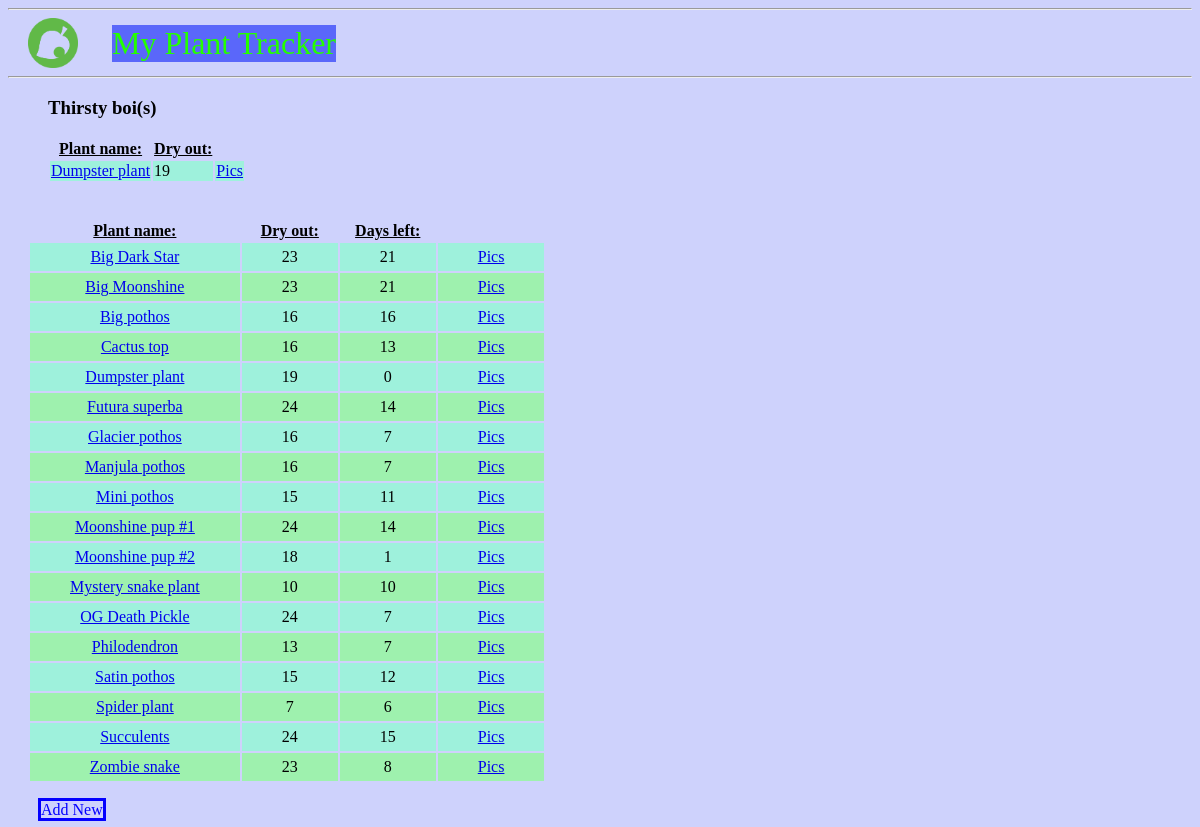
Before: / with the older database file.
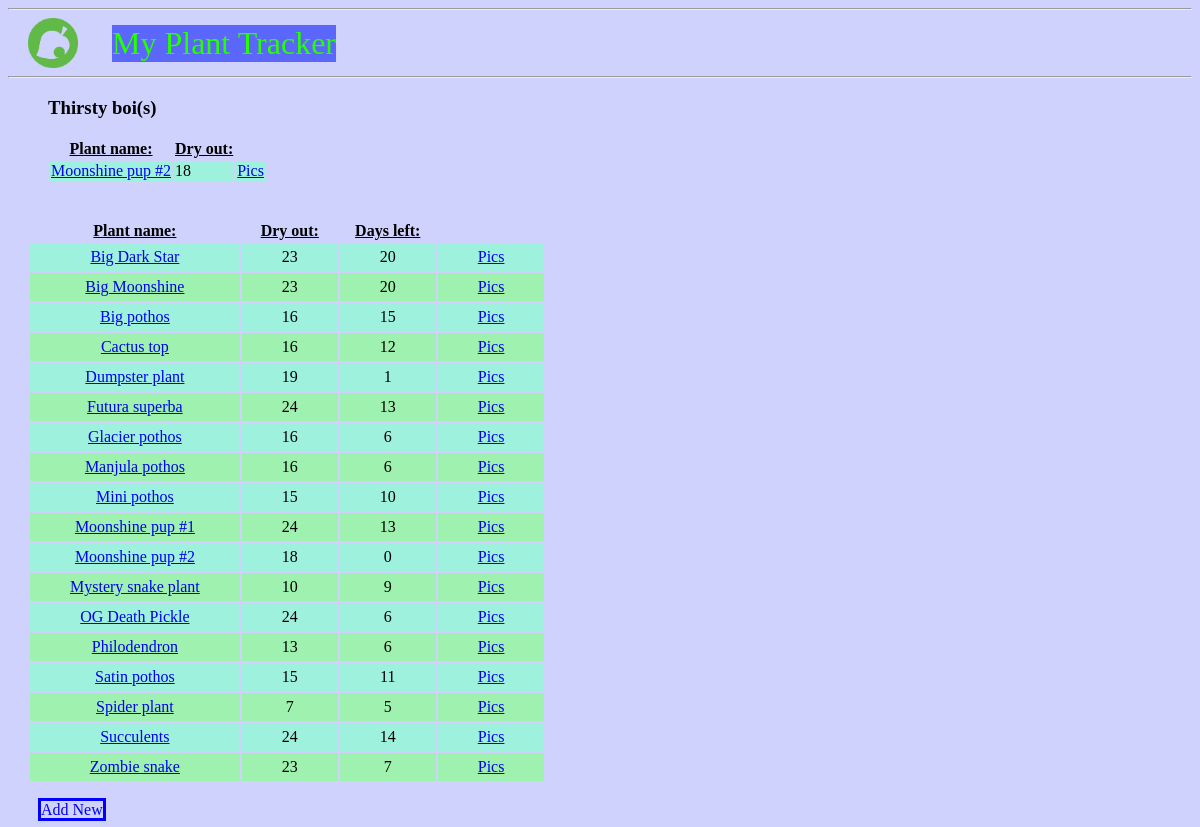
After: the same page with the newer database file.
### tables this page shows
CREATE TABLE plants (
	id INTEGER PRIMARY KEY AUTOINCREMENT,
	name TEXT NOT NULL,
	lastWatered DATE NOT NULL,
	dryOut INTEGER NOT NULL
, remaining TINYINT);

### plantFlask.py (the view)
@app.route('/')
def index():
	conn = get_db_connection()
	plants = conn.execute('SELECT * FROM plants ORDER BY name').fetchall()
	thirstyToday = conn.execute('SELECT * FROM plants WHERE remaining < 1 ORDER BY name').fetchall()
	conn.close()
	return render_template('index.html', thirstyToday=thirstyToday, plants=plants)

### plantFlask.py (called while the page is built)
def get_db_connection():
	conn = sqlite3.connect('database.db')
	conn.row_factory = sqlite3.Row
	return conn

### templates/index.html
{% extends 'base.html' %}
{% block content %}
	<h3 class="header3">Thirsty boi(s)</h3>
	<table id="plants", class="header3">
                <th><u>Plant name:</u></th>
		<th><u>Dry out:</u></th>
		{% for thirstyToday in thirstyToday %}
			{% if loop.index % 2 == 0 %}
				{% set bg_color = '#9EF1AE' %}
			{% else %}
				{% set bg_color = '#9EF1DC' %}
			{% endif %}
                        <tr style="background-color: {{ bg_color }}">
                                <td><a href="{{ url_for('edit', plantName=thirstyToday['name']) }}">{{ thirstyToday['name'] }}</a></td>
                                <td> {{ thirstyToday['dryOut'] }}</td>
                                <td><a href="{{ url_for('upload', plantName=thirstyToday['name']) }}">Pics</a></td>
                        </tr>
		{% endfor %}
	</table>
	<br>
	<br>
	<table id="plants", class="paddingBetweenCols">
		<th><u>Plant name:</u></th>
                <th><u>Dry out:</u></th>
                <th><u>Days left:</u></th>
                {% for plants in plants %}
                        {% if loop.index % 2 == 0 %}
                                {% set bg_color = '#9EF1AE' %}
                        {% else %}
                                {% set bg_color = '#9EF1DC' %}
                        {% endif %}
			<tr style="background-color: {{ bg_color }}">
                                <td><a href="{{ url_for('edit', plantName=plants['name']) }}">{{ plants['name'] }}</a></td>
                                <td> {{ plants['dryOut'] }}</td>
                                <td> {{ plants['remaining'] }}</td>
                                <td><a href="{{ url_for('upload', plantName=plants['name']) }}">Pics</a></td>
                        </tr>
                {% endfor %}
        </table>
	<br>
	<a href="{{ url_for('addNew') }}" class="button">Add New</a>
{% endblock %}

### templates/base.html (shortened to what this page needs)
<!DOCTYPE html>
<html lang="en">
<head>
	<link rel="stylesheet" type="text/css" href="{{ url_for('static', filename='styles.css') }}" />
</head>
<body class="body">
	<hr>
	<nav>
		<img class="logo" src="{{ url_for('static', filename='nook.png') }}">
		<a href="{{ url_for('index') }}">  My Plant Tracker  </a>
	</nav>
	<hr>
	<div class="content">
		{% block content %} {% endblock %}
	</div>
</body>
</html>

### static/styles.css (style rules this page uses)
.header3 { margin-left: 40px; }
nav a { color: #25FF00; font-size: 2em; display: inline-block; vertical-align: middle; margin-left: 20px; margin-top: 0px; margin-bottom: 0px; text-decoration: none; background-color: #5A67FA; }
.paddingBetweenCols td { padding:5px 40px 5px 40px; text-align: center; }
.paddingBetweenCols { margin-left: 20px; }
a.button { text-decoration: none; border: solid; border-color: #0400FF; margin-left: 30px; color: #0400FF; background: ; }
body.body { background-color: #CED2FC; }
.logo { width: 50px; display: inline-block; vertical-align: middle; margin-left: 20px; margin-right: 10px; margin-top: 0px; margin-bottom: 0px; }

Changed rows visible on the page:
no longer on one of the page's lists (row edited): plants: name "Dumpster plant", dryOut "19"
now on one of the page's lists (row edited): plants: name "Moonshine pup #2", dryOut "18"
changed plants "Moonshine pup #2": remaining "1" → "0"
changed plants "Big Dark Star": remaining "21" → "20"
changed plants "Big Moonshine": remaining "21" → "20"
changed plants "Big pothos": remaining "16" → "15"
changed plants "Cactus top": remaining "13" → "12"
changed plants "Dumpster plant": remaining "0" → "1"
changed plants "Futura superba": remaining "14" → "13"
changed plants "Glacier pothos": remaining "7" → "6"
changed plants "Manjula pothos": remaining "7" → "6"
changed plants "Mini pothos": remaining "11" → "10"
changed plants "Moonshine pup #1": remaining "14" → "13"
changed plants "Mystery snake plant": remaining "10" → "9"
changed plants "OG Death Pickle": remaining "7" → "6"
changed plants "Philodendron": remaining "7" → "6"
changed plants "Satin pothos": remaining "12" → "11"
changed plants "Spider plant": remaining "6" → "5"
changed plants "Succulents": remaining "15" → "14"
changed plants "Zombie snake": remaining "8" → "7"
